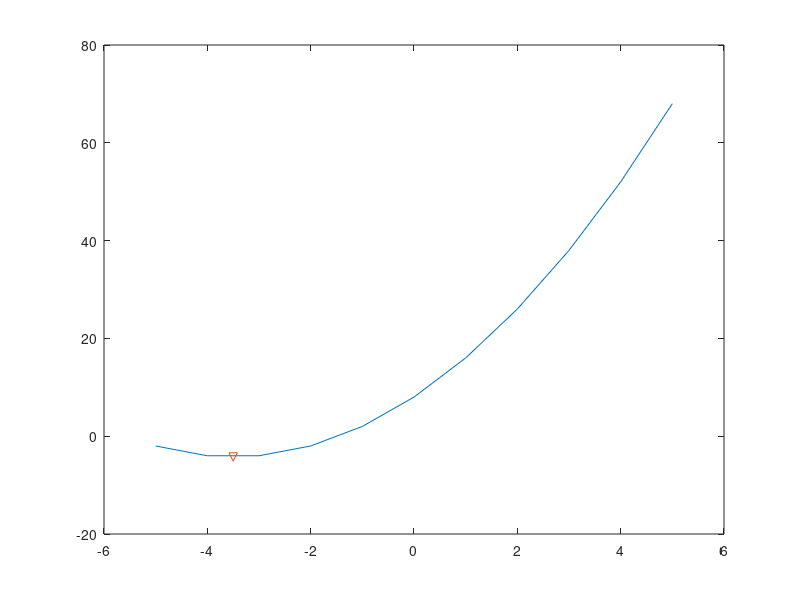

Reproduce this figure in MATLAB.
%%Golden Search Method for Minimum Value on Graph.
%NOTE: I created two different m files for this method because I want to show it
%on different equations.
clc; clear all; close all;
%Creating function and x interval to define equation and graph.
x=-5:1:5;
func= x.^2+7.*x+8;
%Plotting Equation
plot(x,func)
%Golden Number and calculations for Golden Search Method
Gold=(sqrt(5)-1)/2;
a=-5; b=5; %Again limits of the graph and estimation values for x
x1=Gold*a+(1-Gold)*b;
x2=(1-Gold)*a+Gold*b;

f1=x1.^2+7.*x1+8;
f2=x2.^2+7.*x2+8;
%Defining which is higher which is lower value on the graph and changing
%x1, x2, a and b values between themselves.
for j=1:100
   
    if f1<f2
        b=x2;
        x2=x1;
        f2=f1;
        x1=Gold*a+(1-Gold)*b;
        f1=x1.^2+7.*x1+8;
    else
        a=x1;
        x1=x2;
        f1=f2;
        x2=(1-Gold)*a+Gold*b;
        f2=x2.^2+7.*x2+8;
    end
    %Giving Tolerance
    if abs((b-a))< 1e-6
        break
    end
    
    f0=a.^2+7.*a+8;
    error=(b-a);
    fprintf('%d Error: %d\n',j,error);
end
%Plotting the minimum value on graph
hold on
plot(a,f0,'v');
fprintf('Answer: %f',a);